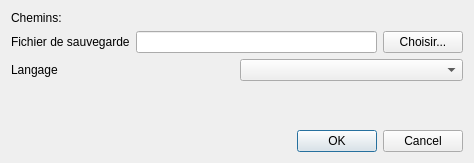
<?xml version="1.0" encoding="UTF-8"?>
<ui version="4.0">
 <class>UserPreferences</class>
 <widget class="QDialog" name="UserPreferences">
  <property name="geometry">
   <rect>
    <x>0</x>
    <y>0</y>
    <width>474</width>
    <height>163</height>
   </rect>
  </property>
  <property name="windowTitle">
   <string>Préférences</string>
  </property>
  <layout class="QVBoxLayout" name="verticalLayout">
   <item>
    <widget class="QLabel" name="label">
     <property name="text">
      <string>Chemins:</string>
     </property>
    </widget>
   </item>
   <item>
    <layout class="QHBoxLayout" name="horizontalLayout">
     <item>
      <widget class="QLabel" name="label_2">
       <property name="text">
        <string>Fichier de sauvegarde</string>
       </property>
      </widget>
     </item>
     <item>
      <widget class="QLineEdit" name="m_file_path"/>
     </item>
     <item>
      <widget class="QPushButton" name="m_search_but">
       <property name="text">
        <string>Choisir...</string>
       </property>
      </widget>
     </item>
    </layout>
   </item>
   <item>
    <layout class="QHBoxLayout" name="horizontalLayout_2">
     <item>
      <widget class="QLabel" name="label_3">
       <property name="text">
        <string>Langage</string>
       </property>
      </widget>
     </item>
     <item>
      <widget class="QComboBox" name="m_language_box"/>
     </item>
    </layout>
   </item>
   <item>
    <spacer name="verticalSpacer">
     <property name="orientation">
      <enum>Qt::Vertical</enum>
     </property>
     <property name="sizeHint" stdset="0">
      <size>
       <width>20</width>
       <height>40</height>
      </size>
     </property>
    </spacer>
   </item>
   <item>
    <widget class="QDialogButtonBox" name="buttonBox">
     <property name="orientation">
      <enum>Qt::Horizontal</enum>
     </property>
     <property name="standardButtons">
      <set>QDialogButtonBox::Cancel|QDialogButtonBox::Ok</set>
     </property>
    </widget>
   </item>
  </layout>
 </widget>
 <resources/>
 <connections>
  <connection>
   <sender>buttonBox</sender>
   <signal>accepted()</signal>
   <receiver>UserPreferences</receiver>
   <slot>accept()</slot>
   <hints>
    <hint type="sourcelabel">
     <x>248</x>
     <y>254</y>
    </hint>
    <hint type="destinationlabel">
     <x>157</x>
     <y>274</y>
    </hint>
   </hints>
  </connection>
  <connection>
   <sender>buttonBox</sender>
   <signal>rejected()</signal>
   <receiver>UserPreferences</receiver>
   <slot>reject()</slot>
   <hints>
    <hint type="sourcelabel">
     <x>316</x>
     <y>260</y>
    </hint>
    <hint type="destinationlabel">
     <x>286</x>
     <y>274</y>
    </hint>
   </hints>
  </connection>
  <connection>
   <sender>m_search_but</sender>
   <signal>clicked()</signal>
   <receiver>UserPreferences</receiver>
   <slot>setFilePath()</slot>
   <hints>
    <hint type="sourcelabel">
     <x>423</x>
     <y>45</y>
    </hint>
    <hint type="destinationlabel">
     <x>236</x>
     <y>84</y>
    </hint>
   </hints>
  </connection>
 </connections>
 <slots>
  <slot>setFilePath()</slot>
 </slots>
</ui>
